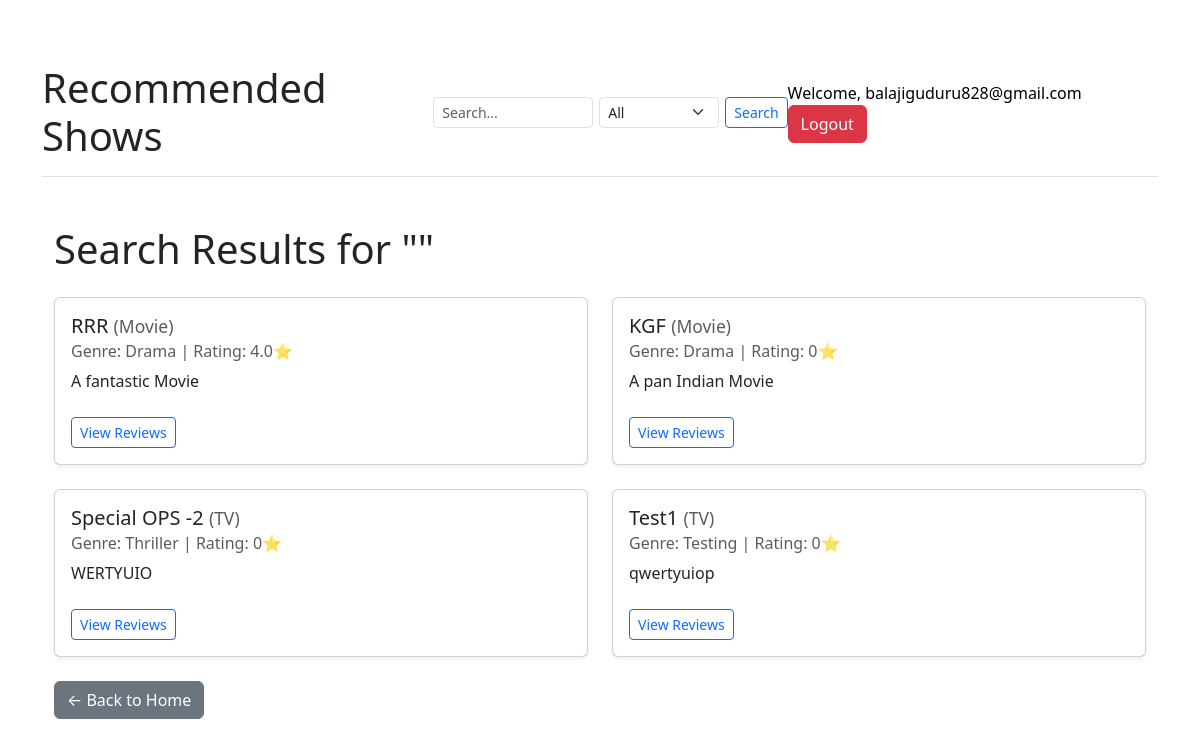
Screenshot of /search/ (signed in) with the database file from the repository.
### Recommendation/models.py (models this page shows, shortened)
class Show(models.Model):
    SHOW_TYPE_CHOICES = (
        ('Movie', 'Movie'),
        ('TV', 'TV Show'),
    )
    title = models.CharField(max_length=200)
    description = models.TextField()
    genre = models.CharField(max_length=100)
    show_type = models.CharField(max_length=10, choices=SHOW_TYPE_CHOICES)
    def average_rating(self):
        reviews = self.review_set.all()
        if reviews.exists():
            return round(sum(r.rating for r in reviews) / reviews.count(), 1)
        return 0

class Review(models.Model):
    user = models.ForeignKey(User, on_delete=models.CASCADE)
    show = models.ForeignKey(Show, on_delete=models.CASCADE)
    review_text = models.TextField()
    rating = models.PositiveSmallIntegerField(default=1)
    created_at = models.DateTimeField(auto_now_add=True)
    class Meta:
        unique_together = ('user', 'show')

### Recommendation/views.py (the view)
# urls.py: path('search/', views.search, name='search'),
def search(request):
    query = request.GET.get('q', '')
    category = request.GET.get('category', 'all')
    if query:
        if category == 'title':
            shows = Show.objects.filter(title__icontains=query)
        elif category == 'genre':
            shows = Show.objects.filter(genre__icontains=query)
        else:  # all
            shows = Show.objects.filter(
                Q(title__icontains=query) |
                Q(genre__icontains=query)
            )
    else:
        shows = Show.objects.all()
    return render(request, 'recommendations/search_results.html', {
        'shows': shows,
        'query': query,
        'category': category
    })

### Recommendation/templates/recommendations/search_results.html
{% extends 'recommendations/base.html' %}
{% block content %}
<div class="container mt-5">
    <h1 class="mb-4">Search Results for "<strong>{{ query }}</strong>"</h1>
    {% if shows %}
        <div class="row row-cols-1 row-cols-md-2 g-4">
            {% for show in shows %}
                <div class="col">
                    <div class="card h-100 shadow-sm">
                        <div class="card-body">
                            <h5 class="card-title">
                                {{ show.title }}
                                <small class="text-muted">({{ show.show_type }})</small>
                            </h5>
                            <h6 class="card-subtitle mb-2 text-muted">
                                Genre: {{ show.genre }} | Rating: {{ show.average_rating }}⭐
                            </h6>
                            <p class="card-text">{{ show.description|truncatewords:20 }}</p>
                            <a href="{% url 'view_reviews' show.id %}" class="btn btn-sm btn-outline-primary mt-2">View Reviews</a>
                        </div>
                    </div>
                </div>
            {% endfor %}
        </div>
    {% else %}
        <p class="text-muted">No results found for your search.</p>
    {% endif %}
    <a href="{% url 'home' %}" class="btn btn-secondary mt-4">← Back to Home</a>
</div>
{% endblock %}

### Recommendation/templates/recommendations/base.html (shortened to what this page needs)
<!DOCTYPE html>
<html>
<head>
    <link href="https://cdn.jsdelivr.net/npm/bootstrap@5.3.0/dist/css/bootstrap.min.css" rel="stylesheet">
</head>
<body class="container mt-5">
    <div class="sticky-header">
        <div class="d-flex justify-content-between align-items-center">
            <h1 class="mb-0"><a href="{% url 'home' %}" class="text-decoration-none text-dark">Recommended Shows</a></h1>
            {% if user.is_authenticated %}
            <form action="{% url 'search' %}" method="get" class="d-flex align-items-center" style="gap: 6px;">
            <input class="form-control form-control-sm" type="search" name="q" placeholder="Search..." style="width: 160px;">
            <select name="category" class="form-select form-select-sm" style="width: 120px;">
                <option value="all">All</option>
            </select>
            <button class="btn btn-outline-primary btn-sm" type="submit">Search</button>
            </form>
            {% endif %}
            <div>
                {% if user.is_authenticated %}
                    <span class="me-3" style="color: black;">Welcome, {{ user.username }}</span>
                    <a href="/logout/" class="btn btn-danger">Logout</a>
                {% else %}
                    <a href="/login/" class="btn btn-primary me-2">Login</a>
                    <a href="/signup/" class="btn btn-success">Sign Up</a>
                {% endif %}
            </div>
        </div>
    </div>
    {% block content %}
    {% endblock %}
</body>
</html>

### Recommendation/templates/recommendations/base.html (style rules this page uses)
.sticky-header { position: sticky; top: 0; z-index: 1030; background-color: white; padding: 1rem 0; border-bottom: 1px solid #dee2e6; }

### rows the page displays
Show: title "RRR", show_type "Movie", genre "Drama", average_rating "4.0", description "A fantastic Movie"
Show: title "KGF", show_type "Movie", genre "Drama", average_rating "0", description "A pan Indian Movie"
Show: title "Special OPS -2", show_type "TV", genre "Thriller", average_rating "0", description "WERTYUIO"
Show: title "Test1", show_type "TV", genre "Testing", average_rating "0", description "qwertyuiop"

### other values shown
{{ user.username }} "balajiguduru828@gmail.com"
